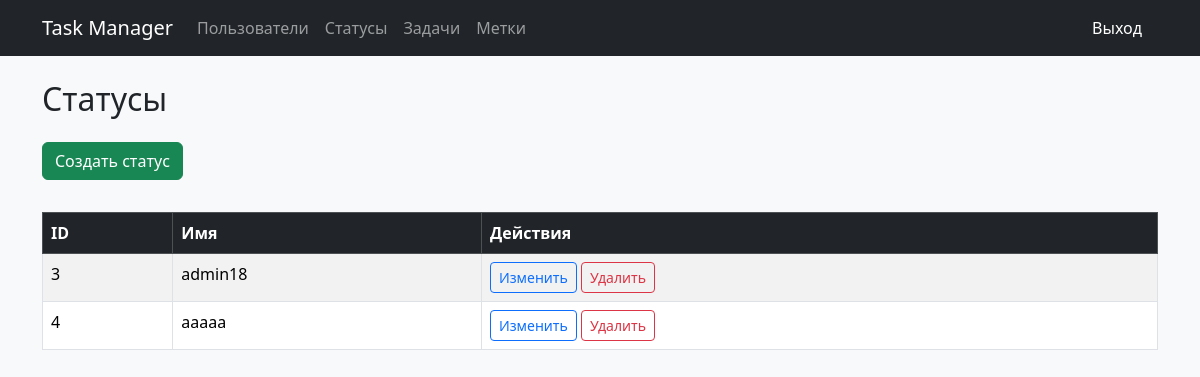
/statuses/ (signed in), run on the app's committed database.
### task_manager/models.py (models this page shows, shortened)
class Statuses(models.Model):
    name = models.CharField(max_length=300)

### task_manager/views.py (the view)
# urls.py: path('statuses/', statuses, name='statuses'),
@login_required
def statuses(request):
    statuses_list = Statuses.objects.all()
    return render(request, "statuses.html", {"statuses": statuses_list})

### task_manager/templates/statuses.html (shortened to what this page needs)
{% extends "base.html" %}
{% load django_bootstrap5 %}
{% load i18n %}
{% block content %}
  <h2 class="mb-4">{% translate "Статусы" %}</h2>
  <a href="{% url 'statuses_create' %}" class="btn btn-success mb-3">{% translate "Создать статус" %}</a>
  <table class="table mt-3 table-bordered table-striped table-hover">
    <thead class="table-dark">
      <tr>
        <th>ID</th>
        <th>{% translate "Имя" %}</th>
        <th>{% translate "Действия" %}</th>
      </tr>
    </thead>
    <tbody>
      {% for status in statuses %}
      <tr>
        <td>{{ status.id }}</td>
        <td>{{ status.name }}</td>
        <td>
          <a class="btn btn-sm btn-outline-primary"
             href="{% url 'statuses_edit' pk=status.id %}">
            {% translate "Изменить" %}
          </a>
          <a class="btn btn-sm btn-outline-danger"
             href="{% url 'statuses_delete' pk=status.id %}">
            {% translate "Удалить" %}
          </a>
        </td>
      </tr>
      {% endfor %}
    </tbody>
  </table>
{% endblock %}

### data on the page
Statuses: id "3", name "admin18"
Statuses: id "4", name "aaaaa"
